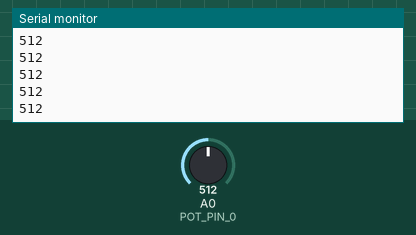
Bench run of a sketch on a simulated Arduino Uno, built with avr-gcc and run on an emulated ATmega328P. On the bench: the last lines printed to the serial monitor. The inputs (shaded band) are chosen by the test bench; at power-on: A0 (POT_PIN_0) = 512.

Above: at 1.2 s.
1.3 s: A0 (POT_PIN_0) set to 716
At 2.1 s:
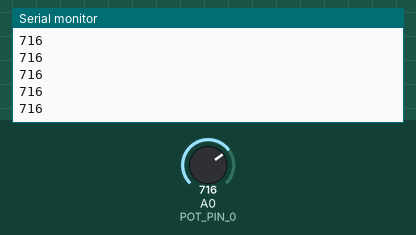
2.8 s: A0 (POT_PIN_0) set to 900
At 3.9 s:
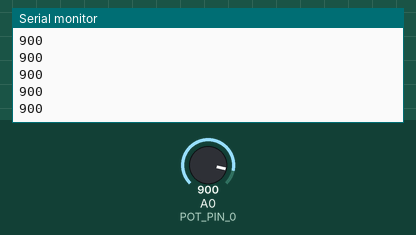
Timing chart, 0 to 5.8 s (numbered marks = the images above; inputs shaded):
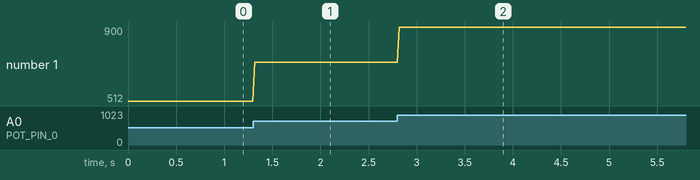

The sketch:

SerialArduinoToComputerOneValue.ino
```cpp
// The pin for the potentiometer input.
const int POT_PIN_0 = A0;

void setup() {
  // Start our Serial device.
  Serial.begin(9600);
}

void loop() {
  // Read the potentiometer value.
  int potValue = analogRead(POT_PIN_0);

  // Send the potentiometer value.
  // This can only send values between 0 - 1023.
  Serial.print(potValue);

  // Send the line feed character indicating that we are done sending this "packet".
  Serial.print('\n');

  // Delay to make sure the serial buffers aren't overwhelmed.
  delay(20);
}
```

Measured:
- after the input at 1.3 s, the serial monitor: prints a new line at once (image 1)
- after the input at 2.8 s, the serial monitor: prints a new line at once (image 2)
- plotted number 1: 512 → 716 after the input at 1.3 s, 716 → 900 after the input at 2.8 s
